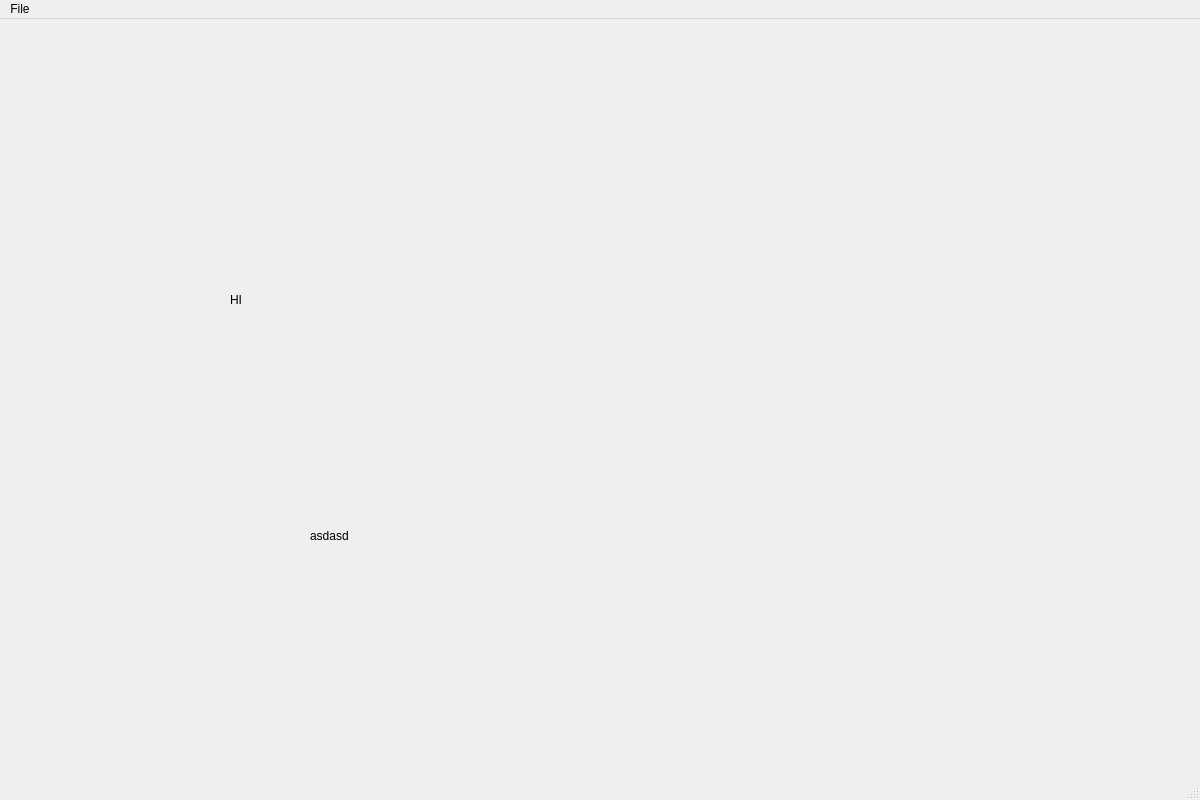
<?xml version="1.0" encoding="UTF-8"?>
<ui version="4.0">
 <class>SecondWindow</class>
 <widget class="QMainWindow" name="SecondWindow">
  <property name="geometry">
   <rect>
    <x>0</x>
    <y>0</y>
    <width>1200</width>
    <height>800</height>
   </rect>
  </property>
  <property name="windowTitle">
   <string>MainWindow</string>
  </property>
  <widget class="QWidget" name="centralwidget">
   <widget class="QLabel" name="label">
    <property name="geometry">
     <rect>
      <x>230</x>
      <y>160</y>
      <width>601</width>
      <height>241</height>
     </rect>
    </property>
    <property name="text">
     <string>HI</string>
    </property>
   </widget>
   <widget class="QLabel" name="label_2">
    <property name="geometry">
     <rect>
      <x>310</x>
      <y>510</y>
      <width>47</width>
      <height>13</height>
     </rect>
    </property>
    <property name="text">
     <string>asdasd</string>
    </property>
   </widget>
  </widget>
  <widget class="QMenuBar" name="menubar">
   <property name="geometry">
    <rect>
     <x>0</x>
     <y>0</y>
     <width>1200</width>
     <height>21</height>
    </rect>
   </property>
   <widget class="QMenu" name="menuFile">
    <property name="title">
     <string>File</string>
    </property>
    <addaction name="actionSave"/>
   </widget>
   <addaction name="menuFile"/>
  </widget>
  <widget class="QStatusBar" name="statusbar"/>
  <action name="actionSave">
   <property name="text">
    <string>Save</string>
   </property>
  </action>
 </widget>
 <resources/>
 <connections/>
</ui>
